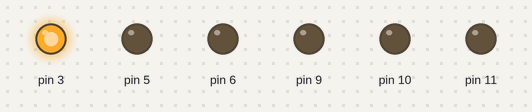
Bench run of a sketch on a simulated Arduino Uno, built with avr-gcc and run on an emulated ATmega328P. Parts: output pins drawn as LEDs (lit = HIGH).

Above: at 0.07 s.
At 0.67 s:
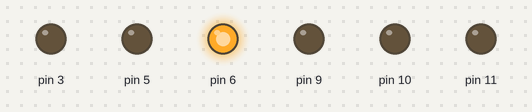
At 0.97 s:
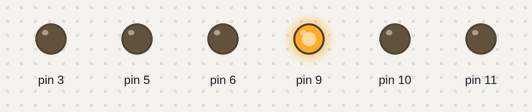
At 2.02 s:
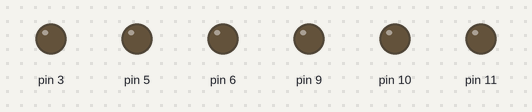
At 3.07 s:
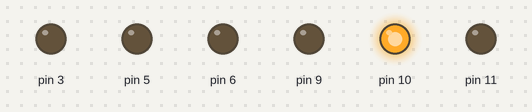
At 3.97 s:
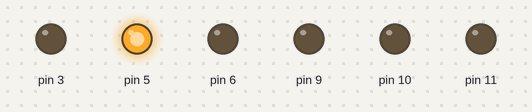
Timing chart, 0 to 4.3 s (numbered marks = the images above):
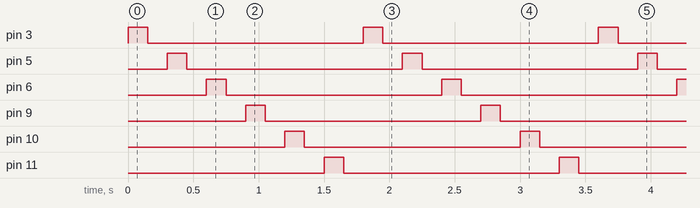

The sketch:

Blink.ino
```cpp
void setup() {
  // initialize digital pin LED_BUILTIN as an output.
  pinMode(3, OUTPUT);
  pinMode(5, OUTPUT);
  pinMode(6, OUTPUT);
  pinMode(10, OUTPUT);
  pinMode(11, OUTPUT);
  pinMode(9, OUTPUT);
}

void loop() {
  for(int i=3;i<12;i++)
  {
    if(i==3||i==5||i==6||i==9||i==10||i==11)
    {
      digitalWrite(i, HIGH);
      delay(150);
      digitalWrite(i, LOW);
      delay(150);
    }
   }
}
```

Measured:
- by itself, pin 3, pin 5, pin 6, pin 9–11: alternates HIGH for 0.15 s and LOW for 1.7 s
- by itself, everything shown: repeats every 1.8 s, in 12 steps
